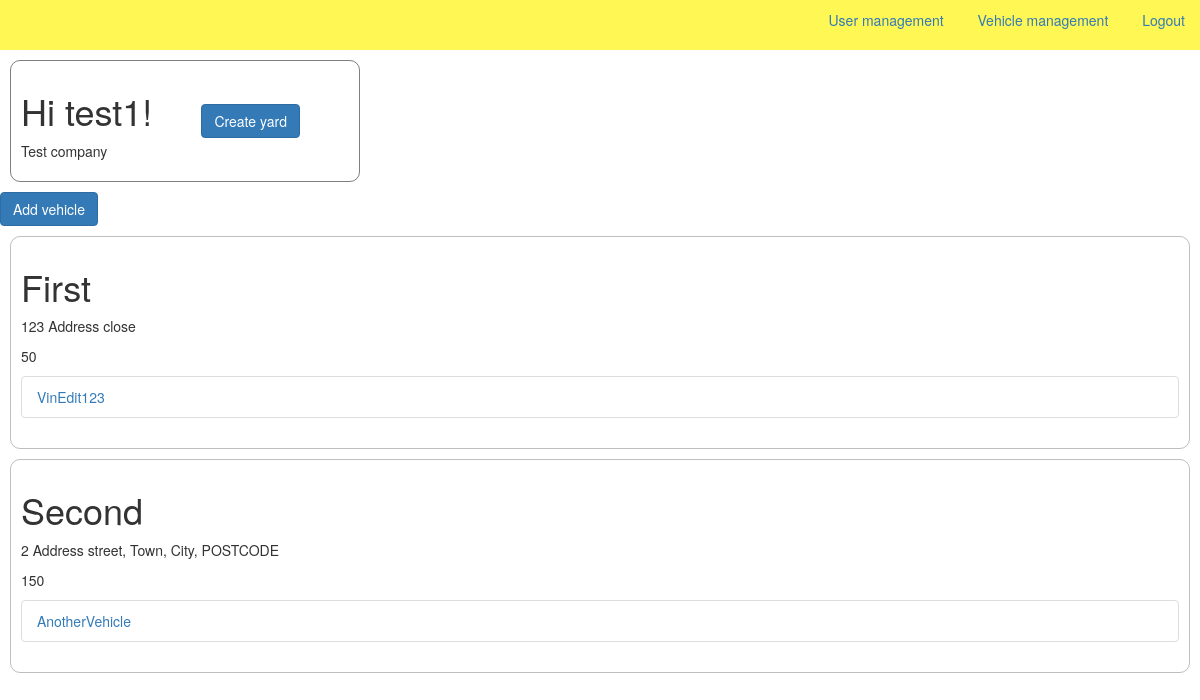
Page /dashboard (signed in) on the earlier database version.
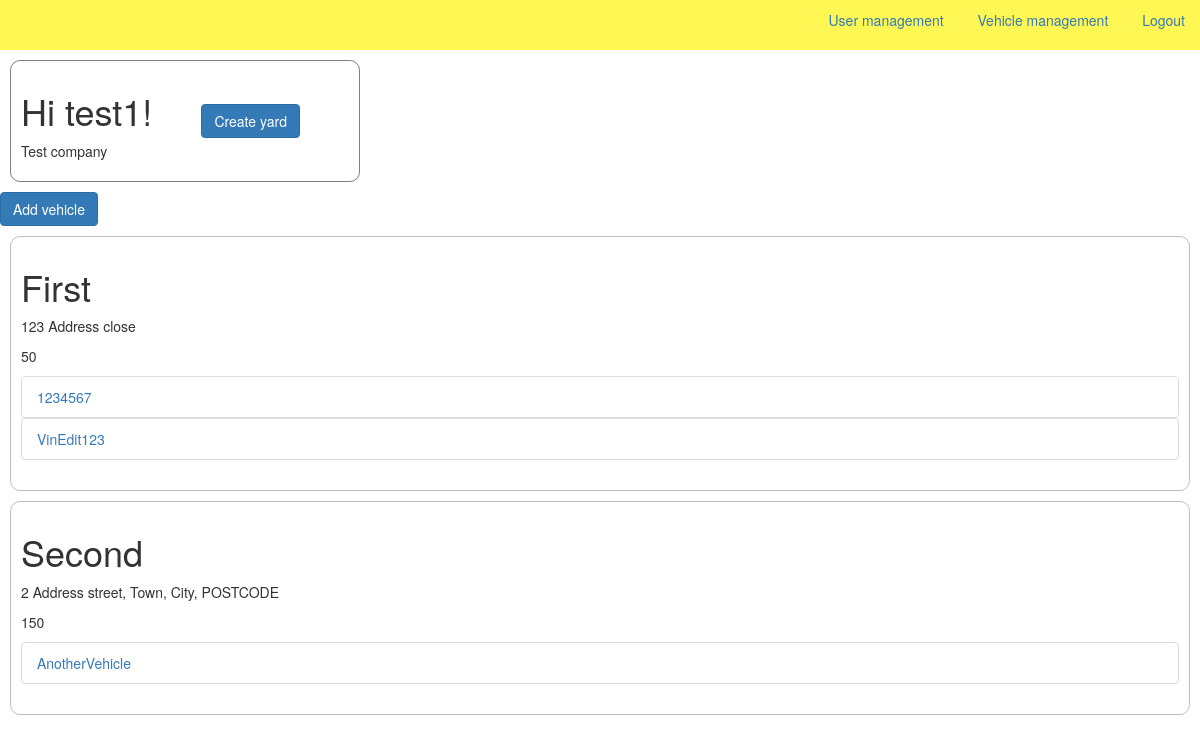
Same page on the later database version.
### app.py (models this page shows)
class User(db.Model, UserMixin):
    id = db.Column(db.Integer, primary_key=True)
    username = db.Column(db.String(30), nullable=False, unique=True)
    password = db.Column(db.String(200), nullable=False)
    role = db.Column(db.Integer, nullable=False, default=1)
    company_id = db.Column(
        db.Integer, db.ForeignKey('company.id'), nullable=True)

class Company(db.Model):
    id = db.Column(db.Integer, primary_key=True)
    name = db.Column(db.String(50), nullable=False, unique=True)
    users = db.relationship('User', backref='company', lazy=True)
    yards = db.relationship('Yard', backref='company', lazy=True)

class Yard(db.Model):
    id = db.Column(db.Integer, primary_key=True)
    name = db.Column(db.String(30), nullable=False)
    address = db.Column(db.String(100), nullable=False)
    capacity = db.Column(db.Integer, nullable=False)
    company_id = db.Column(
        db.Integer, db.ForeignKey('company.id'), nullable=True)
    vehicles = db.relationship('Vehicle', backref='yard', lazy=False)

class Vehicle(db.Model):
    id = db.Column(db.Integer, primary_key=True)
    vin = db.Column(db.String(17), nullable=False)
    make = db.Column(db.String(30), nullable=True)
    model = db.Column(db.String(30), nullable=True)
    variant = db.Column(db.String(30), nullable=True)
    colour = db.Column(db.String(30), nullable=True)
    status = db.Column(db.Integer, nullable=False, default=0)
    yard_id = db.Column(db.Integer, db.ForeignKey('yard.id'), nullable=False)

### app.py (the view)
@app.route('/dashboard', methods=['GET', 'POST'])
@login_required
def Dashboard():
    company = {}
    yards = {}
    if current_user.company_id:
        company = Company.query.filter_by(id=current_user.company_id).first()
        yards = Yard.query.filter_by(company_id=current_user.company_id).all()
    return render_template('dashboard.html', company=company, yards=yards)

### app.py (called while the page is built)
@login_manager.user_loader
def load_user(user_id):
    return User.query.get(int(user_id))

### templates/dashboard.html (shortened to what this page needs)
<!DOCTYPE html>
<html lang="en">
<head>
    <link rel="stylesheet" href="../static/styles.css">
    {% extends "bootstrap/base.html" %}
    {% block navbar %}
    <nav class="nav-cont">
        <ul class="nav-options">
            {% if current_user.role == 0 %}
            <li class="nav-option">
                <a class="" href="{{ url_for('AdminUsers') }}">User management</a>
            </li>
            <li class="nav-option">
                <a class="" href="{{ url_for('AdminVehicles') }}">Vehicle management</a>
            </li>
            {% endif %}
            <li class="nav-option">
                <a class="" href="{{ url_for('Home') }}">Logout</a>
            </li>
        </ul>
    </nav>
    {% endblock %}
    {% block content %}
    <div class="user-card">
        <div class="user-info">
            {% if current_user.is_authenticated %}
            <h1 class="name">Hi {{ current_user.username }}!</h1>
            {% endif %}
            {% if company %}
            <p class="company">{{ company.name }}</p>
            {% endif %}
        </div>
        <div class="company-options">
            {% if company %}
            <a href="{{ url_for('CreateYard') }}"><button class="btn btn-primary">Create yard</button></a>
            {% else %}
            <a href="{{ url_for('CompanyPage') }}"><button class="btn btn-primary">Create company</button></a>
            {% endif %}
        </div>
    </div>
    <a href="{{ url_for('CreateVehicle') }}"><button class="btn btn-primary">Add vehicle</button></a>
    {% for yard in yards %}
    <div class="yard-cont">
        <div class="yard-info">
            <h1>{{ yard.name }}</h1>
            <p>{{ yard.address }}</p>
            <p>{{ yard.capacity }}</p>
        </div>
        <ul class="list-group">
            {% for vehicle in yard.vehicles %}
            <a href="{{ url_for('ViewVehicle', id=vehicle.id) }}">
                <li class="list-group-item">
                    {{ vehicle.vin }}
                </li>
            </a>
            {% endfor %}
        </ul>
    </div>
    {% endfor %}
    {% endblock %}

### static/styles.css (style rules this page uses)
.nav-cont { background: rgba(255, 247, 83, 1); display: inline-block; text-align: right; width: 100%; }
.nav-options { list-style: none; }
.nav-option { display: inline-block; margin: 0 0.5rem; padding: 1rem; }
.user-card { border: solid 0.1rem rgba(0, 0, 0, 0.5); border-radius: 1rem; display: flex; margin: 1rem; padding: 1rem; width: 35rem; }
.company-options { display: flex; flex: 1 0 auto; align-items: center; justify-content: center; }
.yard-cont { border: solid 0.1rem rgba(0, 0, 0, 0.25); margin: 1rem; border-radius: 1rem; padding: 1rem; }

Differences in the rows shown:
added Vehicle: vin "1234567", shown under Yard "First"
